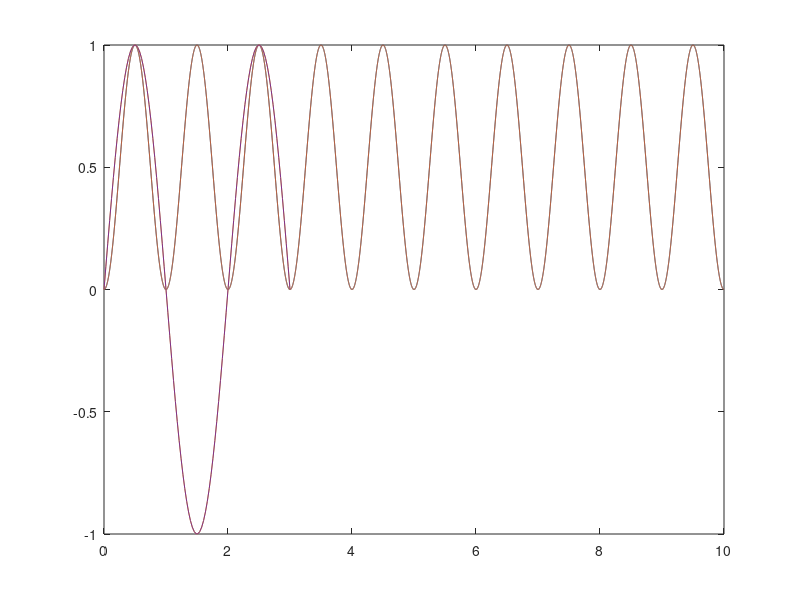

Source code (MATLAB): (Note: this script raises an error after producing the figure.)
fs  = 1000;
d   = 10;
t   = (1:d*fs) / fs;

f = 1;

tmp = (sin(2*pi*f*t-.5*pi)/2+.5);
tmp2 = sinpi(2*f*t-.5)/2+.5;

plot(t,tmp)
hold all
plot(t,tmp2)



%%
t = linspace(0,3*pi)';

hold all
plot(t/pi,sin(t))
plot(t/pi,sinpi(t/pi))
plot(t/pi,squarepi(t,.25))
xlabel('t / \pi')
grid on

%%


